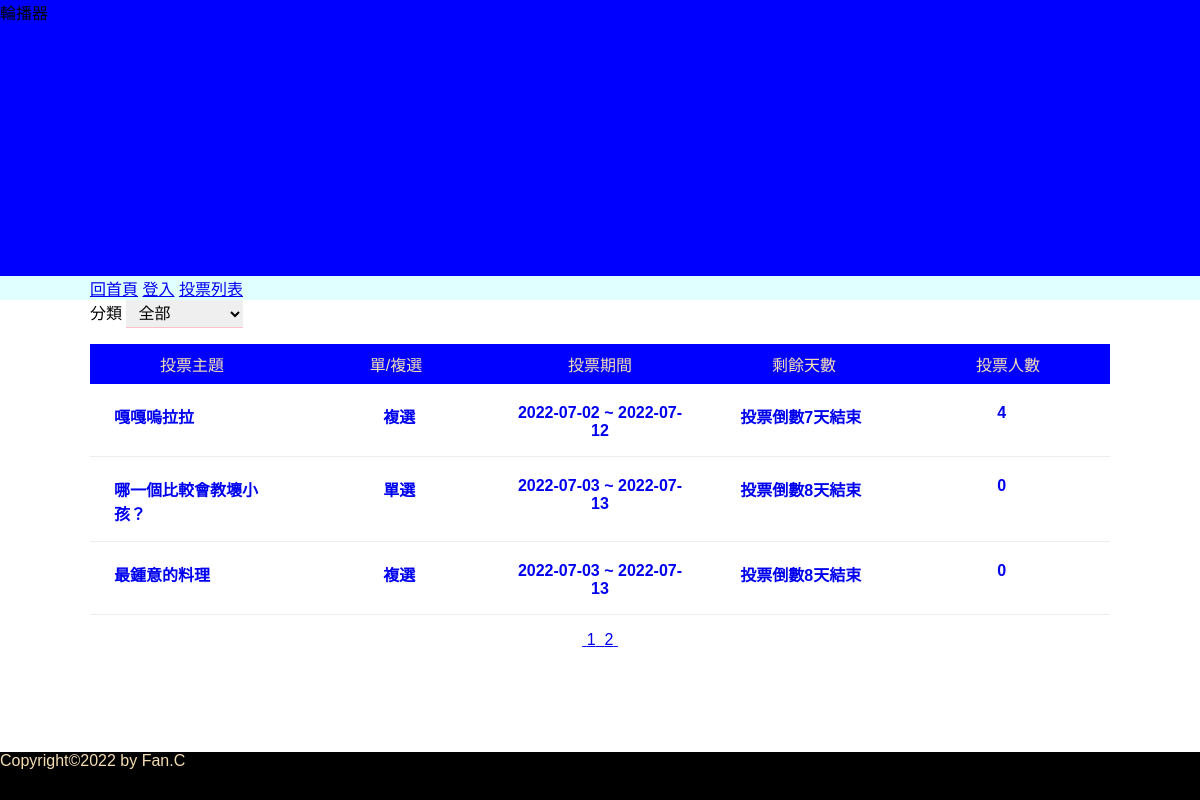
Page /?p=2 on the committed database.
### tables this page shows
CREATE TABLE `subjects` (
  `id` int(11) UNSIGNED NOT NULL COMMENT '序號',
  `subject` varchar(128) NOT NULL COMMENT '主題描述',
  `type_id` int(11) UNSIGNED NOT NULL,
  `multiple` tinyint(1) NOT NULL DEFAULT 0 COMMENT '單/複選',
  `multi_limit` tinyint(2) NOT NULL DEFAULT 1 COMMENT '單/複選項目數',
  `start` date NOT NULL,
  `end` date NOT NULL,
  `total` int(11) UNSIGNED NOT NULL DEFAULT 0
);

### api/base.php (called while the page is built, shortened)
<?php
function pdo()
{
    $dsn = "mysql:host=localhost;charset=utf8;dbname=vote";
    return new PDO($dsn, 'root', '');
}
function all($table, ...$arg)
{
    $pdo = pdo();
    $sql = "SELECT * FROM $table ";
    switch (count($arg)) {
        case 2:
            if (!empty($arg[0])) {
                foreach ($arg[0] as $key => $value) {
                    $tmp[] = "`$key`='$value'";
                }
                $sql .= " WHERE " . implode(" AND ", $tmp) . $arg[1];
            } else {
                $sql .= $arg[1];
            }
            break;
    }
    return $pdo->query($sql)->fetchAll(PDO::FETCH_ASSOC);
}
function math($table, $math, $col, ...$arg)
{
    $pdo = pdo();
    $sql = "SELECT $math(`$col`) FROM $table ";
    return $pdo->query($sql)->fetchColumn();
}

### front/vote_list.php (the view, shortened to what this page needs)
<?php
$p = "";
if (isset($_GET['p'])) {
    $p = "&p={$_GET['p']}";
}
$queryStr = "";
$queryFilter="";
?>
<div>
    <label for="types">分類</label>
    <select name="types" id="types" onchange="location.href=`?filter=${this.value}<?=$queryStr;?>`">
        <option value="0">全部</option>
    </select>
</div>
<div>
    <ul class="list">
        <li class="list-header">
            <div>投票主題</div>
            <?php
            if (isset($_GET['type']) && $_GET['type'] == 'asc') {
            ?>
                <div><a href="?order=multiple&type=desc<?= $p; ?><?=$queryFilter;?>">單/複選</a></div>
            <?php
            } else {
            ?>
                <div><a href="?order=multiple&type=asc<?= $p;?><?=$queryFilter;?>">單/複選</a></div>
            <?php
            }
            ?>
            <?php
            if (isset($_GET['type']) && $_GET['type'] == 'asc') {
            ?>
                <div><a href="?order=end&type=desc<?= $p; ?><?=$queryFilter;?>">投票期間</a></div>
            <?php
            } else {
            ?>
                <div><a href="?order=end&type=asc<?= $p; ?><?=$queryFilter;?>">投票期間</a></div>
            <?php
            }
            ?>
            <?php
            if (isset($_GET['type']) && $_GET['type'] == 'asc') {
            ?>
                <div><a href="?order=remain&type=desc<?= $p;?><?=$queryFilter;?>">剩餘天數</a></div>
            <?php
            } else {
            ?>
                <div><a href="?order=remain&type=asc<?= $p;?><?=$queryFilter;?>">剩餘天數</a></div>
            <?php
            }
            ?>
            <?php
            if (isset($_GET['type']) && $_GET['type'] == 'asc') {
            ?>
                <div><a href="?order=total&type=desc<?= $p;?><?=$queryFilter;?>">投票人數</a></div>
            <?php
            } else {
            ?>
                <div><a href="?order=total&type=asc<?= $p; ?><?=$queryFilter;?>">投票人數</a></div>
            <?php
            }
            ?>
        </li>
        <?php
        $orderStr = '';
        $filter = [];
        $total = math('subjects', 'count', 'id', $filter);
        $div = 3;
        $pages = ceil($total / $div);
        $now = isset($_GET['p']) ? $_GET['p'] : 1;
        $start = ($now - 1) * $div;
        $page_rows = " limit $start,$div";
        $subjects = all('subjects', $filter, $orderStr . $page_rows);
        foreach ($subjects as $subject) {
            echo "<a href='?do=vote_result&id={$subject['id']}'>";
            echo "<li class='list-items'>";
            echo "<div>{$subject['subject']}</div>";
            if ($subject['multiple'] == 0) {
                echo "<div class='text-center'>單選</div>";
            } else {
                echo "<div class='text-center'>複選</div>";
            }
            echo "<div class='text-center'>";
            echo $subject['start'] . " ~ " . $subject['end'];
            echo "</div>";
            echo "<div class='text-center'>";
            $today = strtotime("now");
            $end = strtotime($subject['end']);
            if (($end - $today) > 0) {
                $remain = floor(($end - $today) / (60 * 60 * 24));
                echo "投票倒數" . $remain . "天結束";
            } else {
                echo "<span style='color:grey'>投票結束</span>";
            }
            echo "</div>";
            echo "<div class='text-center'>{$subject['total']}</div>";
            echo "</li>";
            echo "</a>";
        }
        ?>
    </ul>
    <div class="text-center">
        <?php
        if ($pages > 1) {
            for ($i = 1; $i <= $pages; $i++) {
                echo "<a href='?p={$i}{$queryStr}{$queryFilter}'>&nbsp;";
                echo $i;
                echo "&nbsp;</a>";
            }
        }
        ?>
    </div>
</div>

### css/basic.css (style rules this page uses)
* { margin: 0; padding: 0; list-style-type: none; box-sizing: border-box; font-family: Arial, Helvetica, sans-serif; }
.text-center { text-align: center; }

### css/index.css (style rules this page uses)
ul { margin: 1rem 0 1rem 0; }
.list-header { display: flex; justify-content: space-evenly; text-align: center; }
.list-header div { width: calc(100% / 5); padding: 0.5rem 1rem; background-color: blue; color: wheat; }
.list-header div a { color: wheat; }
.list-items { display: flex; justify-content: space-evenly; padding: 0.5rem; margin: 0.25rem 0; border-bottom: 1px solid #eee; font-weight: bold; font-size: 1rem; }
.list a { text-decoration: none; }
.list-items div { width: calc(100% / 5); padding: 0.5rem 1rem; }
#types { padding: 0.25rem 0.5rem; font-size: 1rem; border: 0; border-bottom: 1px solid pink; }

### rows in the picture
subjects: subject "嘎嘎嗚拉拉", multiple "複選", start "2022-07-02", end "2022-07-12", total "4"
subjects: subject "哪一個比較會教壞小孩？", multiple "單選", start "2022-07-03", end "2022-07-13", total "0"
subjects: subject "最鍾意的料理", multiple "複選", start "2022-07-03", end "2022-07-13", total "0"
